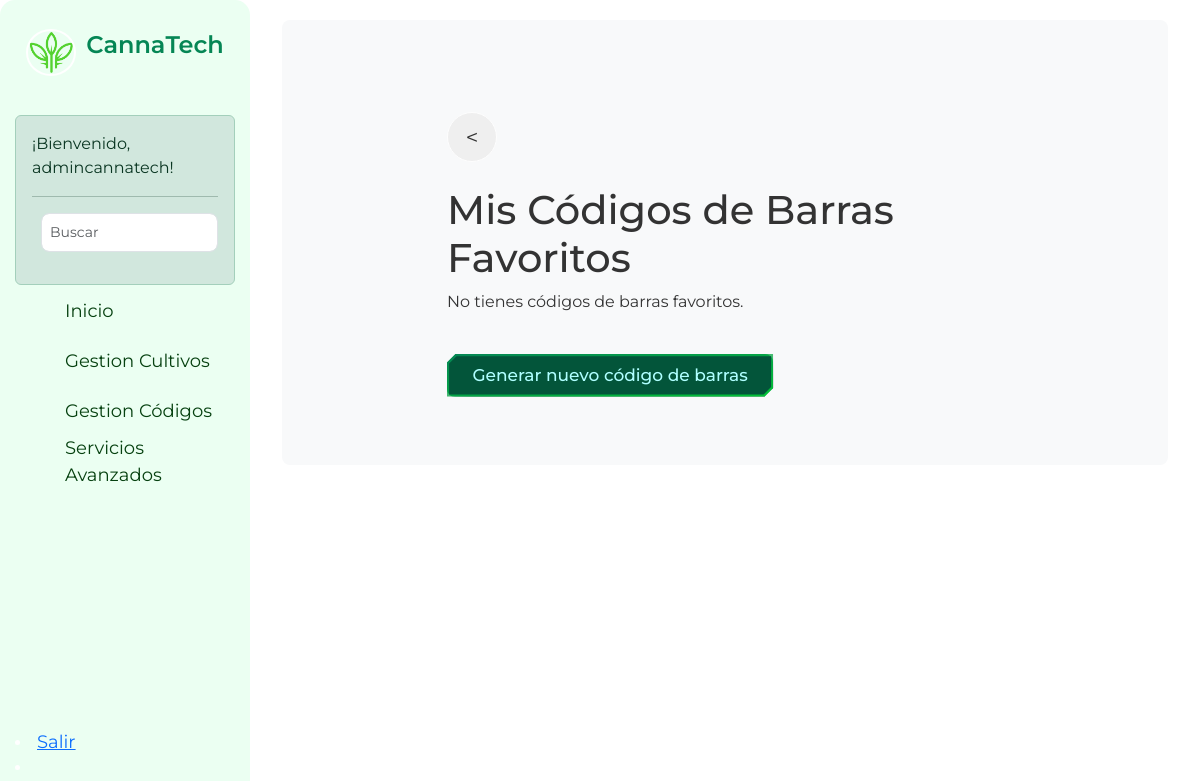
Page /favorite-barcodes/ (signed in) on the earlier database version.
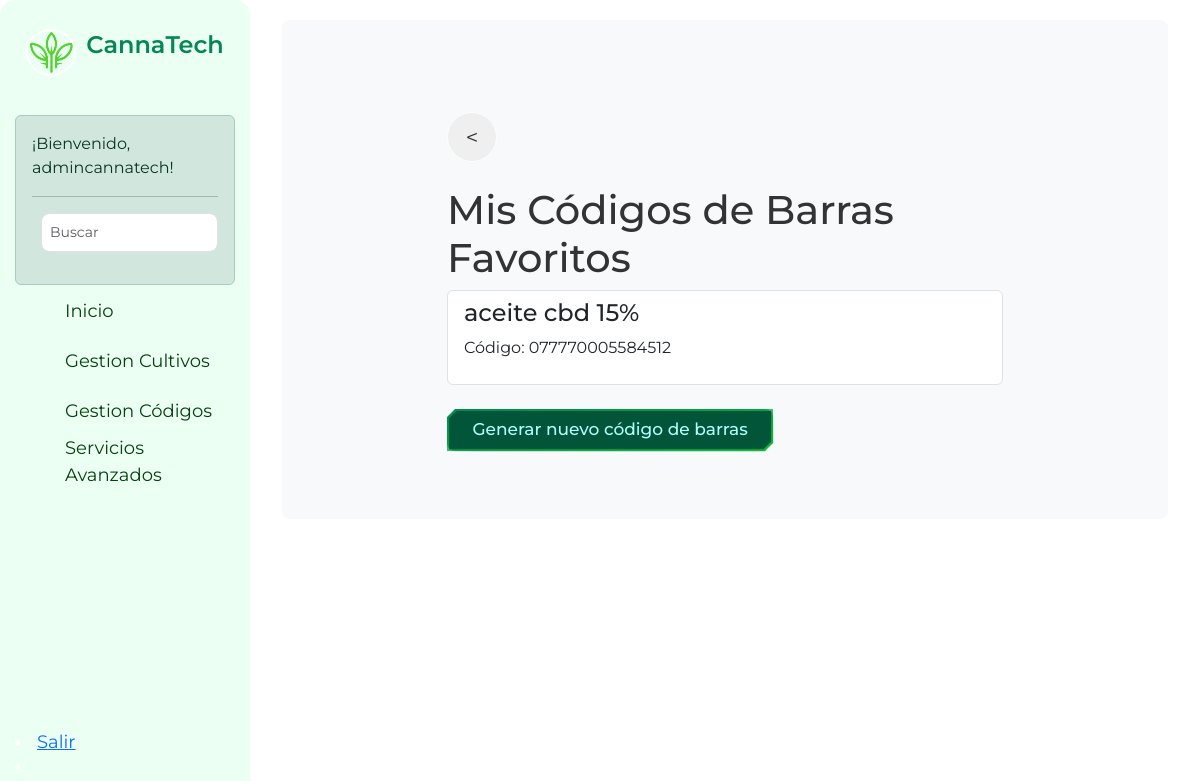
Same page on the later database version.
### core/models.py (models this page shows, shortened)
class Product(models.Model):
    name = models.CharField(max_length=36)
    code = models.CharField(max_length=15, unique=True)
    is_favorite = models.BooleanField(default=False)
    user = models.ForeignKey(User, on_delete=models.CASCADE, null=True, blank=True)

### core/views.py (the view)
# urls.py: path('favorite-barcodes/', views.favorite_barcodes, name='favorite_barcodes'),
@login_required
def favorite_barcodes(request):
    favorites = Product.objects.filter(user=request.user, is_favorite=True)
    return render(request, 'core/favorite_barcodes.html', {'favorites': favorites})

### core/templates/core/favorite_barcodes.html
{% extends 'core/base.html' %}
{% block content %}
<div class="cus">
    <div class="row mt-5 mb-5">
        <div class="col-md-8 offset-md-2">
            <input type="button" class="btn-prev" value="<" onClick="javascript:history.go(-1);">
            <br>
            <h1>Mis Códigos de Barras Favoritos</h1>
            {% if favorites %}
                <ul class="list-group">
                {% for product in favorites %}
                    <li class="list-group-item">
                        <h4>{{ product.name }}</h4>
                        <p>Código: {{ product.code }}</p>
                    </li>
                {% endfor %}
                </ul>
            {% else %}
                <p>No tienes códigos de barras favoritos.</p>
            {% endif %}
            <br>
            <a href="{% url 'barcode_form' %}" class="btn btn-primary">Generar nuevo código de barras</a>
        </div>
    </div>
</div>
{% endblock %}

Differences in the rows shown:
added Product: name "aceite cbd 15%", code "077770005584512"
Other differences:
text no longer shown: "No tienes códigos de barras favoritos."
